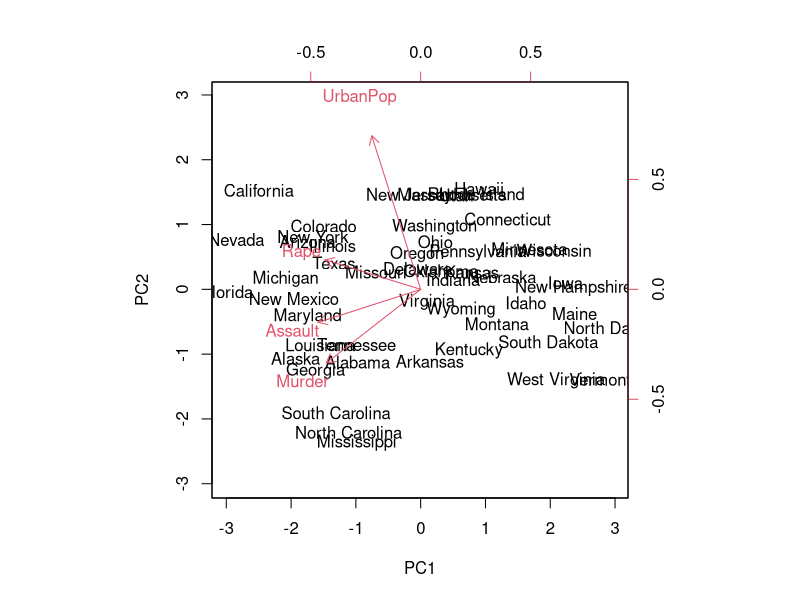
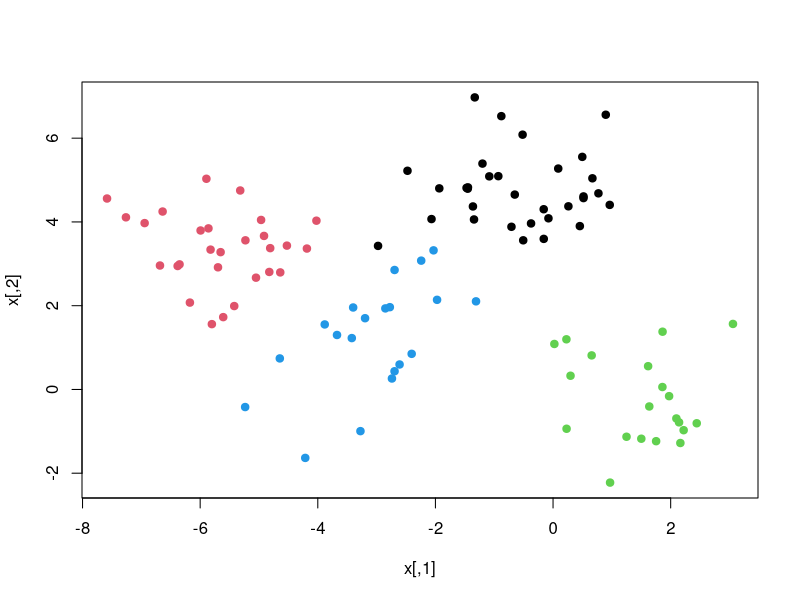
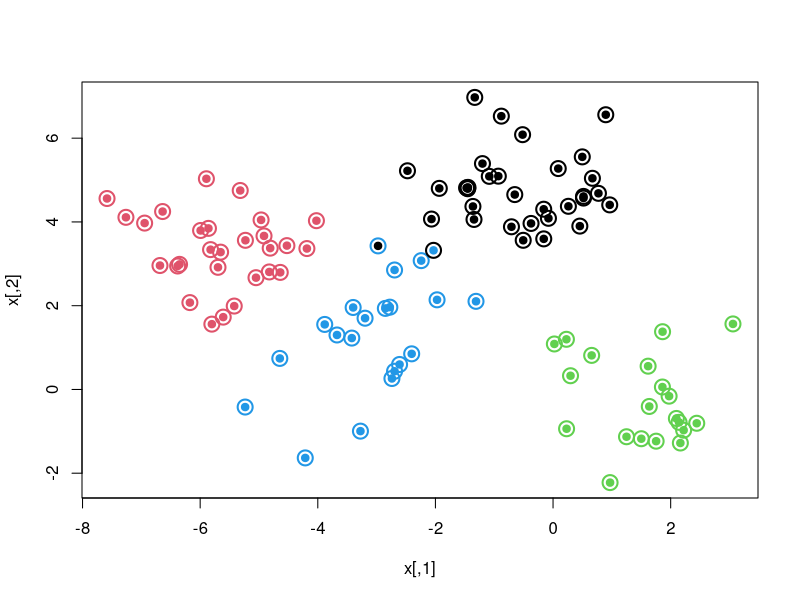
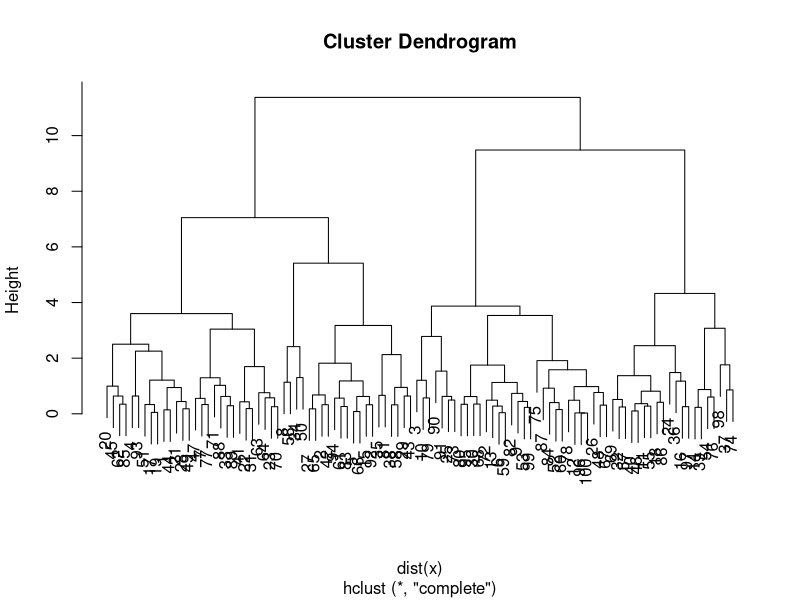
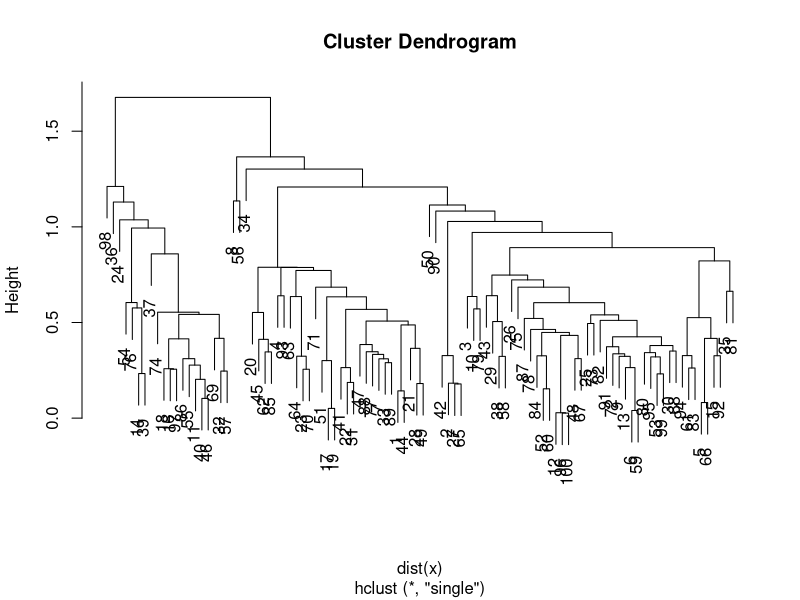
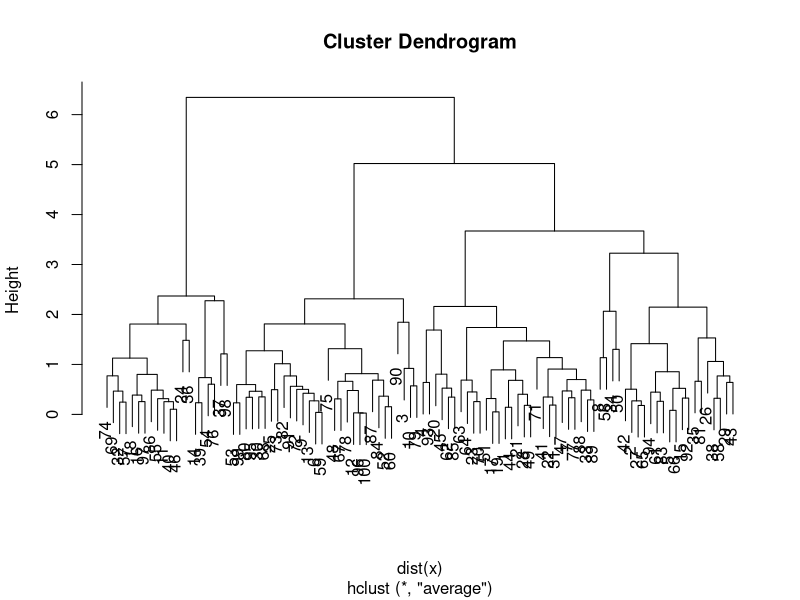
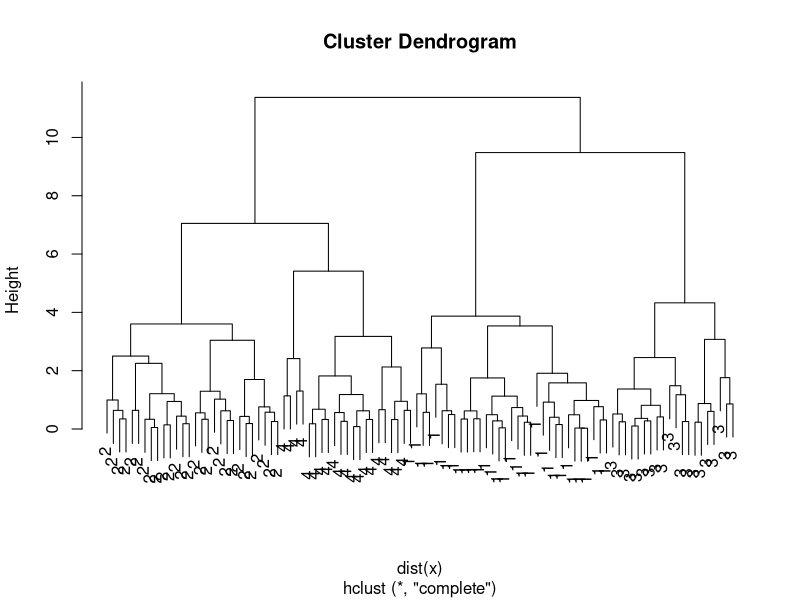

These charts were generated, in order, by the following R code:
## ---- chunk 1
# Get names of each dimension/axis
dimnames(USArrests)
## each row is a state & the columns are the variables

# Get means of each variable
apply(USArrests, 2, mean)
# Get variance of each variable
apply(USArrests, 2, var)
## ---- chunk 2
# Get the principal components + scale the variables
pca_out <- prcomp(USArrests, scale = TRUE)
pca_out
## ---- chunk 3
# Look at the output variables o pca_out
names(pca_out)

# Visualizing the principal components with a biplot (principal component scores + loadings)
biplot(pca_out, scale = 0)
## ---- chunk 4
set.seed(101)
# Make a two-column matrix of random normals with 100 observations - a cloud of gaussians
x <- matrix(rnorm(100*2), 100, 2)

# Make four clusters by generating some 8 means - 2 for each cluster, with standard deviation 4 so that the means will be shifted around more than the data
## 4 rows, 2 columns
x_mean <- matrix(rnorm(8, sd = 4), 4, 2)

# Deciding which rows get which means by picking a random sample from the numbers 1-4 - 100 of them, 1 for each observation
which <- sample(1:4, 100, replace = TRUE)

# Add the appropriate mean to the appropriate rows
x <- x + x_mean[which,]

# Plot
plot(x, col = which, pch = 19)
## ---- chunk 5
## 4 clusters, 15 random starts
km_out <- kmeans(x, 4, nstart = 15)
km_out
## ---- chunk 6
# Plot the assigned clusters as outlined cirles
plot(x, col = km_out$cluster, cex = 2, pch = 1, lwd = 2)
# Add points of the real cluster assignments
points(x, col = which, pch = 19)
## ---- chunk 7
# Complete linkage
hc_complete <- hclust(dist(x), method = "complete")
plot(hc_complete)

# Single linkage
hc_single <- hclust(dist(x), method = "single")
plot(hc_single)

# Average linkage
hc_average <- hclust(dist(x), method = "average")
plot(hc_average)
## ---- chunk 8
hc_cut <- cutree(hc_complete,4)

# In comparison with the real assignments
table(hc_cut,which)

# In comparison to k-means clustering
table(hc_cut, km_out$cluster)

table(which, km_out$cluster)
## ---- chunk 9
plot(hc_complete, labels = which)
